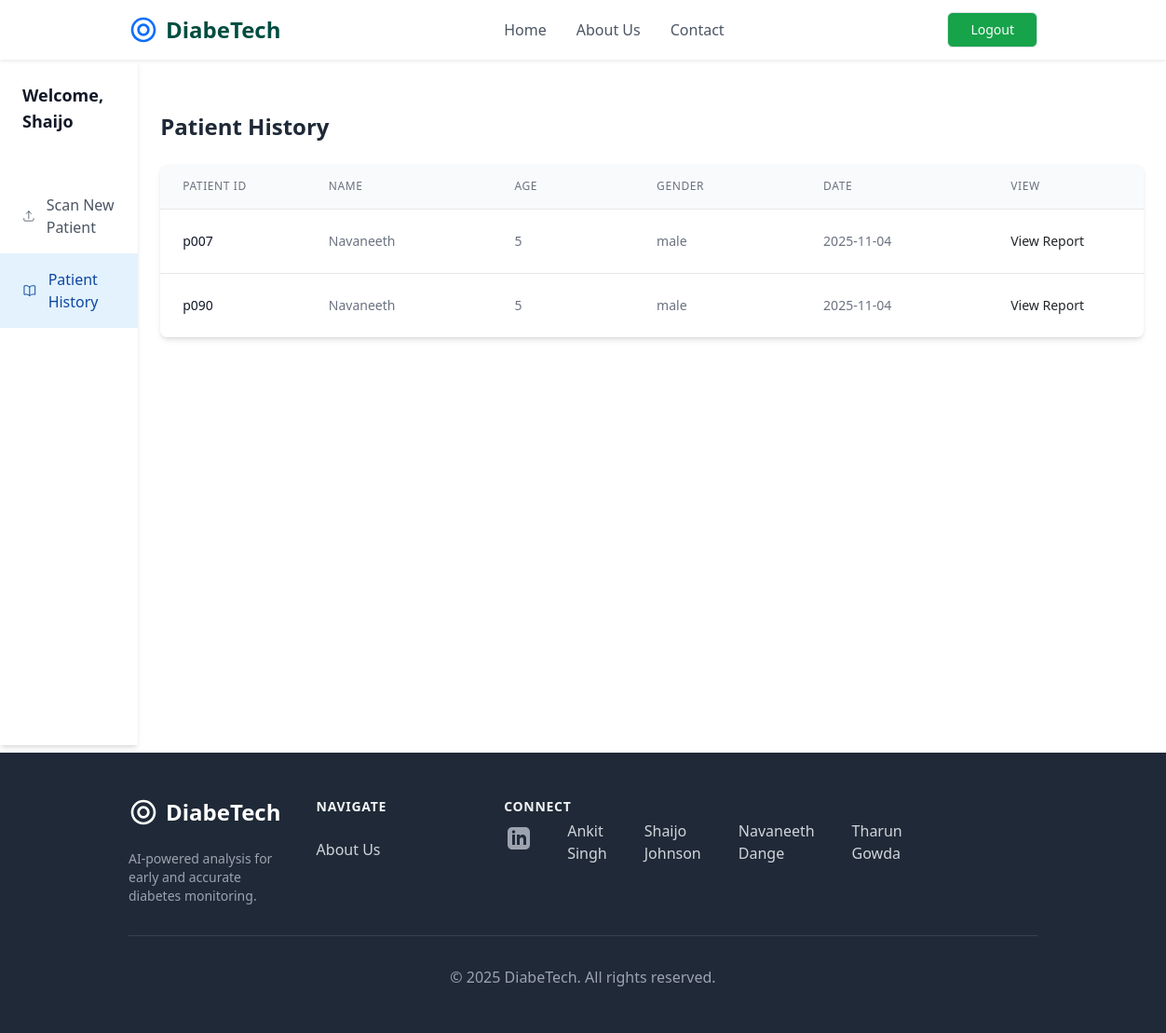
The page /patienthistory (signed in) on the database its author committed.
### retinopathy/modules.py (models this page shows, shortened)
class User(db.Model, UserMixin):
    id = db.Column(db.Integer, primary_key = True)
    username = db.Column(db.String(20), unique = True, nullable = False)
    email = db.Column(db.String(120), unique = True, nullable = False)
    password = db.Column(db.String(60), nullable = False)
    patients = db.relationship('Patient', backref = 'doctor', lazy = True)

class Patient(db.Model):
    patient_id = db.Column(db.String(20), unique = True, nullable = False, primary_key = True)
    name = db.Column(db.String(100), nullable = False)
    age = db.Column(db.Integer, nullable = False)
    sex = db.Column(db.String(10), nullable = False)
    RightEye_image_file = db.Column(db.String(100), nullable = False, default = 'default.jpg')
    LeftEye_image_file = db.Column(db.String(100), nullable = False, default = 'default.jpg')
    RightEye_diagnosis = db.Column(db.String(200), nullable = False)
    LeftEye_diagnosis = db.Column(db.String(200), nullable = False)
    date_uploaded = db.Column(db.DateTime, nullable = False, default = datetime.utcnow)
    user_id = db.Column(db.Integer, db.ForeignKey('user.id'), nullable = False)
    processed_RightEye_image_file = db.Column(db.String(100), nullable = True)
    processed_LeftEye_image_file = db.Column(db.String(100), nullable = True)
    RightEye_prediction = db.Column(db.Integer, nullable = True)
    LeftEye_prediction = db.Column(db.Integer, nullable = True)

### retinopathy/routes.py (the view)
@app.route('/patienthistory')
@login_required
def patient_history():
	patients = Patient.query.filter_by(user_id=current_user.id).all()
	return render_template('patienthistory.html', patients=patients)

### retinopathy/modules.py (called while the page is built)
@login_manager.user_loader
def load_user(user_id):
    return User.query.get(int(user_id))

### retinopathy/templates/patienthistory.html (shortened to what this page needs)
{% extends "layout.html" %}
{% block content %}
<div class="flex h-screen" style="height: calc(100vh - 64px);">
            <aside class="w-64 bg-white shadow-md hidden md:block">
                <div class="py-4 px-6">
                    <h2 class="text-lg font-semibold text-gray-900">Welcome, {{ current_user.username }}</h2>
                </div>
                <nav class="mt-6">
                    <a href="{{ url_for('analyze_image') }}" data-page="scan-patient" class="flex items-center px-6 py-3 text-gray-600 hover:bg-gray-100">
                        <svg class="h-6 w-6" xmlns="http://www.w3.org/2000/svg" fill="none" viewBox="0 0 24 24" stroke-width="1.5" stroke="currentColor"><path stroke-linecap="round" stroke-linejoin="round" d="M3 16.5v2.25A2.25 2.25 0 005.25 21h13.5A2.25 2.25 0 0021 18.75V16.5m-13.5-9L12 3m0 0l4.5 4.5M12 3v13.5" /></svg>
                        <span class="ml-3">Scan New Patient</span>
                    </a>
                    <a href="{{ url_for('patient_history') }}" data-page="patient-list" class="flex items-center px-6 py-3 bg-secondary-light text-secondary-dark font-medium">
                        <span class="ml-3">Patient History</span>
                    </a>
                </nav>
            </aside>
<div class="p-4 md:p-8">
    <main>
        <div class="mt-8">
            <h2 class="text-2xl font-semibold text-gray-800 mb-4">Patient History</h2>
                <div class="mt-6 bg-white shadow-md rounded-lg overflow-hidden">
                    <table class="min-w-max divide-y divide-gray-200">
                        <thead class="bg-gray-50">
                            <tr>
                                <th scope="col" class="px-6 py-3 text-left text-xs font-medium text-gray-500 uppercase tracking-wider">Patient ID</th>
                                <th scope="col" class="px-16 py-3 text-left text-xs font-medium text-gray-500 uppercase tracking-wider">Name</th>
                                <th scope="col" class="px-16 py-3 text-left text-xs font-medium text-gray-500 uppercase tracking-wider">Age</th>
                                <th scope="col" class="px-16 py-3 text-left text-xs font-medium text-gray-500 uppercase tracking-wider">Gender</th>
                                <th scope="col" class="px-16 py-3 text-left text-xs font-medium text-gray-500 uppercase tracking-wider">Date</th>
                                <th scope="col" class="px-16 py-3 text-left text-xs font-medium text-gray-500 uppercase tracking-wider">View</th>
                            </tr>
                        </thead>
                        <tbody class="bg-white divide-y divide-gray-200">
                        {% for patient in patients %}
                            <tr>
                                <td class="px-6 py-4 whitespace-nowrap text-sm font-medium text-gray-900">{{ patient.patient_id }}</td>
                                <td class="px-16 py-4 whitespace-nowrap text-sm text-gray-500">{{ patient.name }}</td>
                                <td class="px-16 py-4 whitespace-nowrap text-sm text-gray-500">{{ patient.age }}</td>
                                <td class="px-16 py-4 whitespace-nowrap text-sm text-gray-500">{{ patient.sex }}</td>
                                <td class="px-16 py-4 whitespace-nowrap text-sm text-gray-500">{{ patient.date_uploaded.strftime('%Y-%m-%d') }}
                                <td class="px-16 py-4 whitespace-nowrap text-right text-sm font-medium">
                                    <a href="{{ url_for('patient_report', patient_id=patient.patient_id) }}" class="text-secondary-DEFAULT hover:text-secondary-dark">View Report</a>
                                </td>
                            </tr>
                        {% endfor %}
                        </tbody>
                    </table>
                </div>
            </div>
        </main>
    </div>
{% endblock content %}

### rows shown on the page
User: username "Shaijo"
Patient: patient_id "p007", name "Navaneeth", age "5", sex "male", date_uploaded "2025-11-04"
Patient: patient_id "p090", name "Navaneeth", age "5", sex "male", date_uploaded "2025-11-04"
